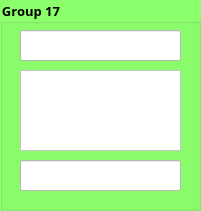
   <widget class="QGroupBox" name="groupBox_20">
    <property name="geometry">
     <rect>
      <x>280</x>
      <y>710</y>
      <width>201</width>
      <height>211</height>
     </rect>
    </property>
    <property name="font">
     <font>
      <family>Mongolian Baiti</family>
      <pointsize>10</pointsize>
      <weight>75</weight>
      <bold>true</bold>
     </font>
    </property>
    <property name="styleSheet">
     <string notr="true">background-color: rgb(140, 255, 108);</string>
    </property>
    <property name="title">
     <string>Group 17</string>
    </property>
    <widget class="QLineEdit" name="lineEdit_57">
     <property name="geometry">
      <rect>
       <x>20</x>
       <y>30</y>
       <width>161</width>
       <height>31</height>
      </rect>
     </property>
     <property name="styleSheet">
      <string notr="true">background-color: rgb(255, 255, 255);</string>
     </property>
    </widget>
    <widget class="QTextEdit" name="textEdit_29">
     <property name="geometry">
      <rect>
       <x>20</x>
       <y>70</y>
       <width>161</width>
       <height>81</height>
      </rect>
     </property>
     <property name="styleSheet">
      <string notr="true">background-color: rgb(255, 255, 255);</string>
     </property>
     <property name="html">
      <string>&lt;!DOCTYPE HTML PUBLIC &quot;-//W3C//DTD HTML 4.0//EN&quot; &quot;http://www.w3.org/TR/REC-html40/strict.dtd&quot;&gt;
&lt;html&gt;&lt;head&gt;&lt;meta name=&quot;qrichtext&quot; content=&quot;1&quot; /&gt;&lt;style type=&quot;text/css&quot;&gt;
p, li { white-space: pre-wrap; }
&lt;/style&gt;&lt;/head&gt;&lt;body style=&quot; font-family:'MS Shell Dlg 2'; font-size:7.8pt; font-weight:400; font-style:normal;&quot;&gt;
&lt;p style=&quot;-qt-paragraph-type:empty; margin-top:0px; margin-bottom:0px; margin-left:0px; margin-right:0px; -qt-block-indent:0; text-indent:0px;&quot;&gt;&lt;br /&gt;&lt;/p&gt;&lt;/body&gt;&lt;/html&gt;</string>
     </property>
    </widget>
    <widget class="QLineEdit" name="lineEdit_58">
     <property name="geometry">
      <rect>
       <x>20</x>
       <y>160</y>
       <width>161</width>
       <height>31</height>
      </rect>
     </property>
     <property name="styleSheet">
      <string notr="true">background-color: rgb(255, 255, 255);</string>
     </property>
     <property name="alignment">
      <set>Qt::AlignCenter</set>
     </property>
    </widget>
   </widget>
